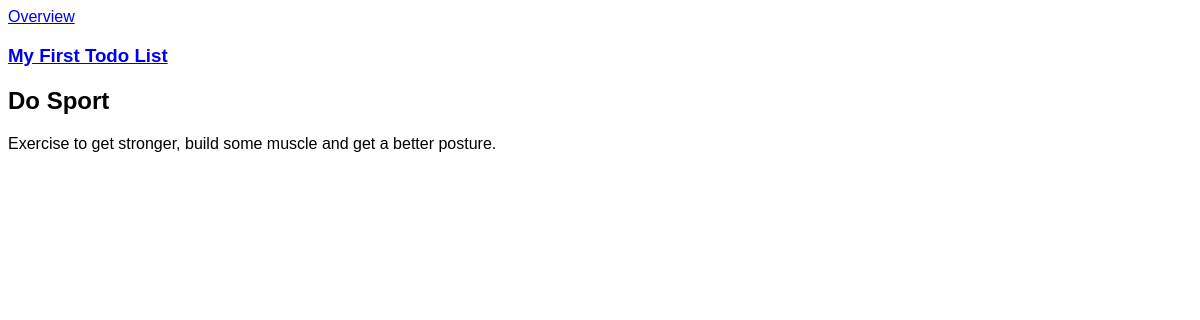
Before: /todos/1/1/ with the older database file.
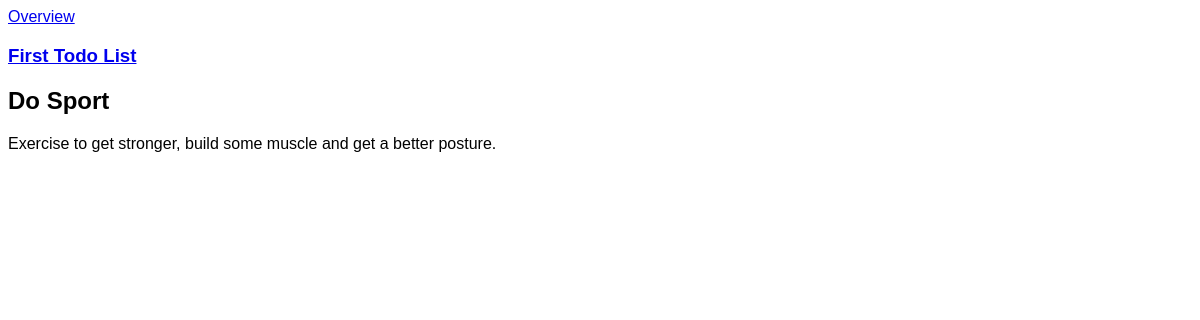
After: the same page with the newer database file.
### todos/models.py (models this page shows, shortened)
class Item(models.Model):
    name = models.CharField(max_length=60)
    description = models.TextField(default="")
    created_at = models.DateTimeField(auto_now_add=True)
    completed = models.BooleanField(default=False)
    order = models.IntegerField(default=0)
    todo_list = models.ForeignKey(TodoList)
    class Meta:
        ordering = ["order",]

class TodoList(models.Model):
    name = models.CharField(max_length=60)
    created_at = models.DateTimeField(auto_now_add=True)
    order = models.IntegerField(default=0)
    class Meta:
        ordering = ["order",]

### todos/views.py (the view)
# urls.py: url(r"^(?P<todo_list_pk>\d+)/(?P<item_pk>\d+)/$", views.item_detail, name="item"),
def item_detail(request, todo_list_pk, item_pk):
    item = get_object_or_404(Item, todo_list_id=todo_list_pk, pk=item_pk)
    return render(request, "todos/item_detail.html", {"item": item})

### todos/templates/todos/item_detail.html (shortened to what this page needs)
{% extends "layout.html" %}
{% block content %}
    <h3><a href="{% url 'todos:todo_list' todo_list_pk=item.todo_list.pk %}">{{ item.todo_list.name }}</a></h3>
    <h2>{{ item.name }}</h2>
    <p>{{ item.description }}</p>
{% endblock %}

Changed rows visible on the page:
changed through a linked row, Item "Do Sport": todo_list.name "My First Todo List" → "First Todo List"
